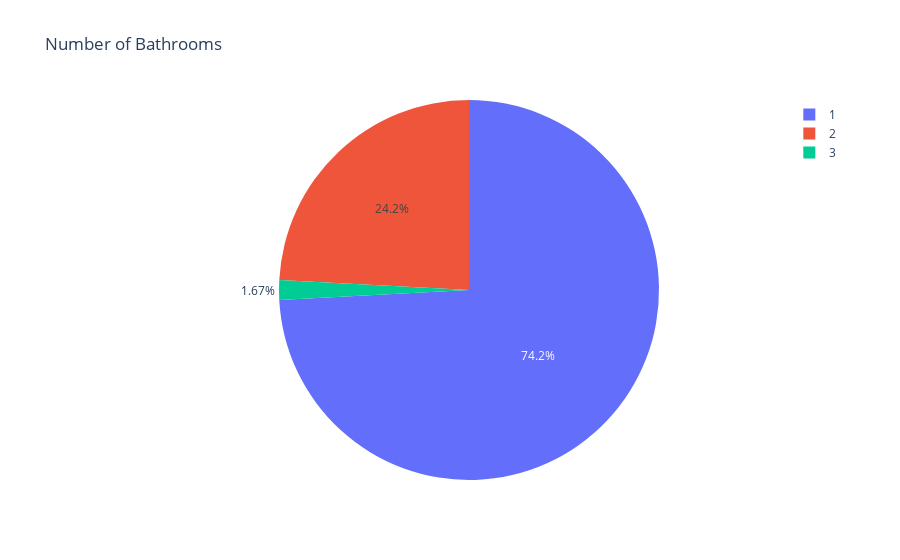

Notebook source saved alongside this figure:
### Markdown cell above
# d. bathrooms

### Code cell
# Visualize 'bathrooms' using pie chart
bathrooms_counts = data['bathrooms'].value_counts()
fig = px.pie(bathrooms_counts, values=bathrooms_counts.values, names=bathrooms_counts.index, title='Number of Bathrooms')
fig.show()

### Figure 1 — Plotly figure (JSON) as saved in the notebook; plotly's stock layout.template omitted (floating-point values rounded to 4 significant figures)
{"data": [{"domain": {"x": [0, 1], "y": [0, 1]}, "hovertemplate": "bathrooms=%{label}<br>value=%{value}<extra></extra>", "labels": [1, 2, 3], "legendgroup": "", "name": "", "showlegend": true, "type": "pie", "values": [399, 130, 9]}], "layout": {"autosize": true, "legend": {"tracegroupgap": 0}, "title": {"text": "Number of Bathrooms"}}}
